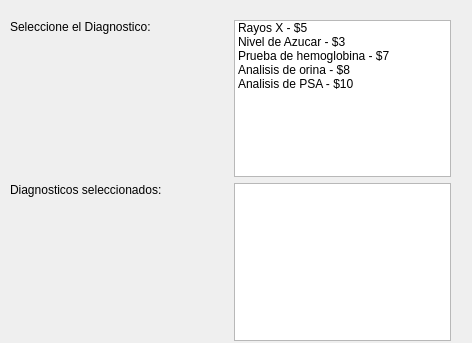
<?xml version="1.0" encoding="UTF-8"?>
<ui version="4.0">
 <class>Diagnosticos</class>
 <widget class="QDialog" name="Diagnosticos">
  <property name="geometry">
   <rect>
    <x>0</x>
    <y>0</y>
    <width>472</width>
    <height>343</height>
   </rect>
  </property>
  <property name="windowTitle">
   <string>Diagnosticos </string>
  </property>
  <widget class="QWidget" name="verticalLayoutWidget">
   <property name="geometry">
    <rect>
     <x>0</x>
     <y>10</y>
     <width>461</width>
     <height>331</height>
    </rect>
   </property>
   <layout class="QVBoxLayout" name="lay_ver_lista">
    <property name="leftMargin">
     <number>10</number>
    </property>
    <property name="topMargin">
     <number>10</number>
    </property>
    <property name="rightMargin">
     <number>10</number>
    </property>
    <item>
     <layout class="QHBoxLayout" name="lay_hor_fuentes_diagnosticos" stretch="2,2">
      <item>
       <widget class="QLabel" name="lbl_seleccion_diagnostico">
        <property name="text">
         <string>Seleccione el Diagnostico:</string>
        </property>
        <property name="alignment">
         <set>Qt::AlignLeading|Qt::AlignLeft|Qt::AlignTop</set>
        </property>
       </widget>
      </item>
      <item>
       <widget class="QListWidget" name="lst_diagnosticos">
        <property name="selectionMode">
         <enum>QAbstractItemView::MultiSelection</enum>
        </property>
        <item>
         <property name="text">
          <string>Rayos X - $5</string>
         </property>
        </item>
        <item>
         <property name="text">
          <string>Nivel de Azucar - $3</string>
         </property>
        </item>
        <item>
         <property name="text">
          <string>Prueba de hemoglobina - $7</string>
         </property>
        </item>
        <item>
         <property name="text">
          <string>Analisis de orina - $8</string>
         </property>
        </item>
        <item>
         <property name="text">
          <string>Analisis de PSA - $10</string>
         </property>
        </item>
       </widget>
      </item>
     </layout>
    </item>
    <item>
     <layout class="QHBoxLayout" name="lay_hor_diagnosticos_seleccionados" stretch="2,2">
      <item>
       <widget class="QLabel" name="lbl_diagnosticos_seleccionados">
        <property name="text">
         <string>Diagnosticos seleccionados: </string>
        </property>
        <property name="alignment">
         <set>Qt::AlignLeading|Qt::AlignLeft|Qt::AlignTop</set>
        </property>
       </widget>
      </item>
      <item>
       <widget class="QListWidget" name="lst_diagnosticos_seleccionados"/>
      </item>
     </layout>
    </item>
   </layout>
  </widget>
 </widget>
 <resources/>
 <connections/>
</ui>
